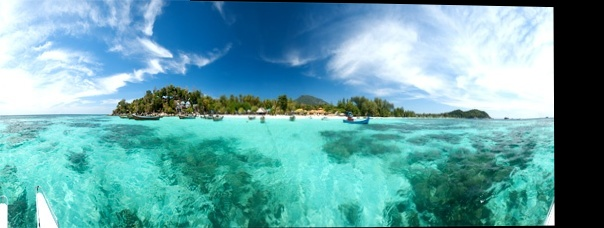
#> input picture removeBlackPart/src2.jpg, 604 x 228 px
$ python cutLeft.py
#> lines starting #> are read from the running program, lines starting #| are printed output that depends on the picture
import cv2 as cv
import numpy as np


def isAllZeros(mtrx):
	zeros_matrx = np.zeros((mtrx.shape[0],1))
	return (mtrx == zeros_matrx).all()

def cropBlackPart(grayim,offset):
	tmph = np.zeros((grayim.shape[0],1))
	for index in range(1,grayim.shape[1]):
		tmph[:,-1] = grayim[:,-index]
		if(isAllZeros(tmph)):
			pass
		else:
			x2 = grayim.shape[1]-index-offset
			break
	x1 = offset
	y1 = offset
	y2 = grayim.shape[0]-offset
	return (x1,x2,y1,y2)


src = cv.imread("src2.jpg")
#> src is the input picture: shape (228, 604, 3); mean B, G, R 170.2, 163.7, 99.3
grayim = cv.cvtColor(src, cv.COLOR_RGB2GRAY)
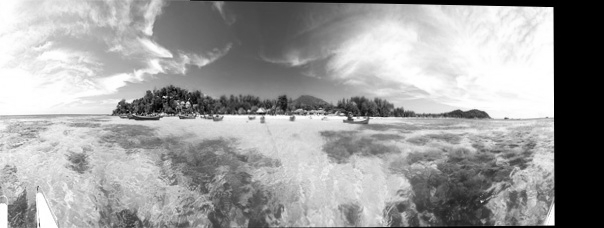
#> grayim: shape (228, 604); min 0, max 255, mean 158.3

(x1,x2,y1,y2) = cropBlackPart(grayim,7)
#> after the loop in cropBlackPart, `for index in range(1,grayim.shape[1]):`: tmph = 228 values, max 1 at index 35, min 0 at index 0, mean 0.0263
#> x1 = 7; x2 = 553; y1 = 7; y2 = 221

print(x1,x2,y1,y2)
#| 7 553 7 221

color_im = src[y1:y2,x1:x2,]
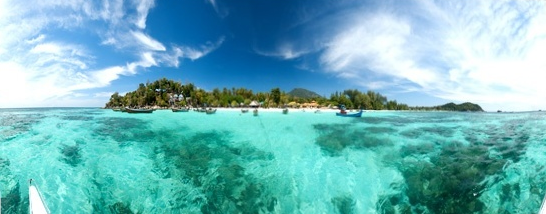
#> color_im: shape (214, 546, 3); mean B, G, R 188.7, 181.5, 110.2

print(color_im)
#> (printed output is left out)
# input("press any key to continue...")
cv.imshow("cropped image", color_im)
cv.waitKey(0)
#> (the run stopped early here; a loop or call above may not have finished)

$ run again, with removeBlackPart/src.jpg copied over removeBlackPart/src2.jpg
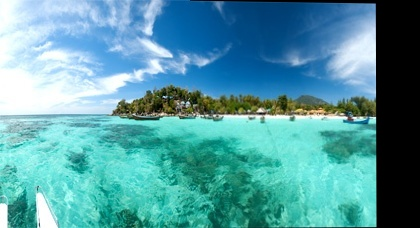
#> input picture removeBlackPart/src.jpg, 420 x 228 px
#> src is the input picture: shape (228, 420, 3); mean B, G, R 164.2, 155.1, 84.6
#> `grayim = cv.cvtColor(src, cv.COLOR_RGB2GRAY)`:
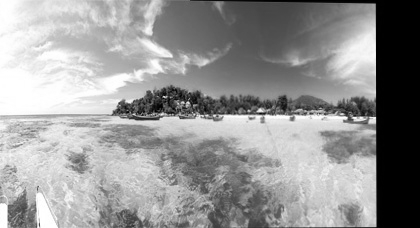
#> grayim: shape (228, 420); min 0, max 255, mean 149.8
#> after the loop in cropBlackPart, `for index in range(1,grayim.shape[1]):`: tmph = 228 values, max 1 at index 3, min 0 at index 0, mean 0.0526
#> `(x1,x2,y1,y2) = cropBlackPart(grayim,7)`: x1 = 7; x2 = 377; y1 = 7; y2 = 221
#| 7 377 7 221
#> `color_im = src[y1:y2,x1:x2,]`:
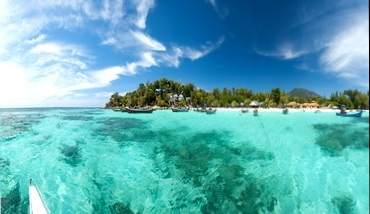
#> color_im: shape (214, 370, 3); mean B, G, R 183.9, 173.6, 94
#> (printed output is left out)
